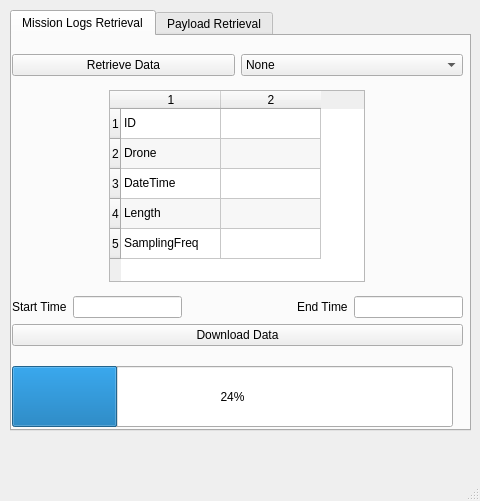
<?xml version="1.0" encoding="UTF-8"?>
<ui version="4.0">
 <class>Database</class>
 <widget class="QMainWindow" name="Database">
  <property name="geometry">
   <rect>
    <x>0</x>
    <y>0</y>
    <width>480</width>
    <height>501</height>
   </rect>
  </property>
  <property name="windowTitle">
   <string>DatabaseUI</string>
  </property>
  <widget class="QWidget" name="centralwidget">
   <widget class="QTabWidget" name="tabWidget">
    <property name="geometry">
     <rect>
      <x>10</x>
      <y>10</y>
      <width>461</width>
      <height>421</height>
     </rect>
    </property>
    <property name="currentIndex">
     <number>0</number>
    </property>
    <widget class="QWidget" name="tab">
     <attribute name="title">
      <string>Mission Logs Retrieval</string>
     </attribute>
     <widget class="QWidget" name="verticalLayoutWidget">
      <property name="geometry">
       <rect>
        <x>0</x>
        <y>10</y>
        <width>451</width>
        <height>311</height>
       </rect>
      </property>
      <layout class="QVBoxLayout" name="verticalLayout" stretch="0,3,1">
       <item>
        <layout class="QHBoxLayout" name="selectorBox">
         <item>
          <widget class="QPushButton" name="MissionRetriveButton">
           <property name="text">
            <string>Retrieve Data</string>
           </property>
          </widget>
         </item>
         <item>
          <widget class="QComboBox" name="databaseIDCombo">
           <item>
            <property name="text">
             <string>None</string>
            </property>
           </item>
          </widget>
         </item>
        </layout>
       </item>
       <item>
        <layout class="QHBoxLayout" name="detailsBox">
         <item>
          <widget class="QTableWidget" name="detailsTable">
           <property name="sizePolicy">
            <sizepolicy hsizetype="Fixed" vsizetype="Fixed">
             <horstretch>0</horstretch>
             <verstretch>0</verstretch>
            </sizepolicy>
           </property>
           <property name="alternatingRowColors">
            <bool>true</bool>
           </property>
           <property name="rowCount">
            <number>5</number>
           </property>
           <property name="columnCount">
            <number>2</number>
           </property>
           <row/>
           <row/>
           <row/>
           <row/>
           <row/>
           <column/>
           <column/>
           <item row="0" column="0">
            <property name="text">
             <string>ID</string>
            </property>
           </item>
           <item row="0" column="1">
            <property name="text">
             <string/>
            </property>
           </item>
           <item row="1" column="0">
            <property name="text">
             <string>Drone</string>
            </property>
           </item>
           <item row="1" column="1">
            <property name="text">
             <string/>
            </property>
           </item>
           <item row="2" column="0">
            <property name="text">
             <string>DateTime</string>
            </property>
           </item>
           <item row="2" column="1">
            <property name="text">
             <string/>
            </property>
           </item>
           <item row="3" column="0">
            <property name="text">
             <string>Length</string>
            </property>
           </item>
           <item row="3" column="1">
            <property name="text">
             <string/>
            </property>
           </item>
           <item row="4" column="0">
            <property name="text">
             <string>SamplingFreq</string>
            </property>
           </item>
           <item row="4" column="1">
            <property name="text">
             <string/>
            </property>
           </item>
          </widget>
         </item>
        </layout>
       </item>
       <item>
        <layout class="QVBoxLayout" name="downloadBox">
         <item>
          <layout class="QHBoxLayout" name="timelineBox">
           <item>
            <widget class="QLabel" name="startLabel">
             <property name="text">
              <string>Start Time</string>
             </property>
            </widget>
           </item>
           <item>
            <widget class="QLineEdit" name="StartTimeEdit"/>
           </item>
           <item>
            <spacer name="horizontalSpacer">
             <property name="orientation">
              <enum>Qt::Orientation::Horizontal</enum>
             </property>
             <property name="sizeHint" stdset="0">
              <size>
               <width>40</width>
               <height>20</height>
              </size>
             </property>
            </spacer>
           </item>
           <item>
            <widget class="QLabel" name="endLabel">
             <property name="text">
              <string>End Time</string>
             </property>
            </widget>
           </item>
           <item>
            <widget class="QLineEdit" name="EndTimeEdit"/>
           </item>
          </layout>
         </item>
         <item>
          <layout class="QHBoxLayout" name="downloadButtonBox">
           <item>
            <widget class="QPushButton" name="missionDownloadButton">
             <property name="text">
              <string>Download Data</string>
             </property>
            </widget>
           </item>
          </layout>
         </item>
        </layout>
       </item>
      </layout>
     </widget>
     <widget class="QProgressBar" name="logProgress">
      <property name="geometry">
       <rect>
        <x>0</x>
        <y>330</y>
        <width>441</width>
        <height>61</height>
       </rect>
      </property>
      <property name="value">
       <number>24</number>
      </property>
     </widget>
    </widget>
    <widget class="QWidget" name="tab_2">
     <attribute name="title">
      <string>Payload Retrieval</string>
     </attribute>
     <widget class="QWidget" name="verticalLayoutWidget_2">
      <property name="geometry">
       <rect>
        <x>0</x>
        <y>10</y>
        <width>451</width>
        <height>301</height>
       </rect>
      </property>
      <layout class="QVBoxLayout" name="verticalLayout_2" stretch="1,3,1">
       <item>
        <layout class="QHBoxLayout" name="horizontalLayout">
         <item>
          <widget class="QPushButton" name="payloadMissionButton">
           <property name="text">
            <string>Confirm Mission ID</string>
           </property>
          </widget>
         </item>
         <item>
          <widget class="QComboBox" name="payloadMissionCombo">
           <item>
            <property name="text">
             <string>None</string>
            </property>
           </item>
          </widget>
         </item>
        </layout>
       </item>
       <item>
        <layout class="QHBoxLayout" name="horizontalLayout_3">
         <item>
          <widget class="QListWidget" name="payloadList"/>
         </item>
        </layout>
       </item>
       <item>
        <layout class="QHBoxLayout" name="horizontalLayout_2">
         <item>
          <widget class="QPushButton" name="payloadDownloadButton">
           <property name="text">
            <string>Download Data</string>
           </property>
          </widget>
         </item>
        </layout>
       </item>
      </layout>
     </widget>
     <widget class="QProgressBar" name="payloadProgress">
      <property name="geometry">
       <rect>
        <x>10</x>
        <y>340</y>
        <width>431</width>
        <height>31</height>
       </rect>
      </property>
      <property name="value">
       <number>24</number>
      </property>
     </widget>
    </widget>
   </widget>
  </widget>
  <widget class="QMenuBar" name="menubar">
   <property name="geometry">
    <rect>
     <x>0</x>
     <y>0</y>
     <width>480</width>
     <height>33</height>
    </rect>
   </property>
  </widget>
  <widget class="QStatusBar" name="statusbar"/>
 </widget>
 <resources/>
 <connections/>
</ui>
